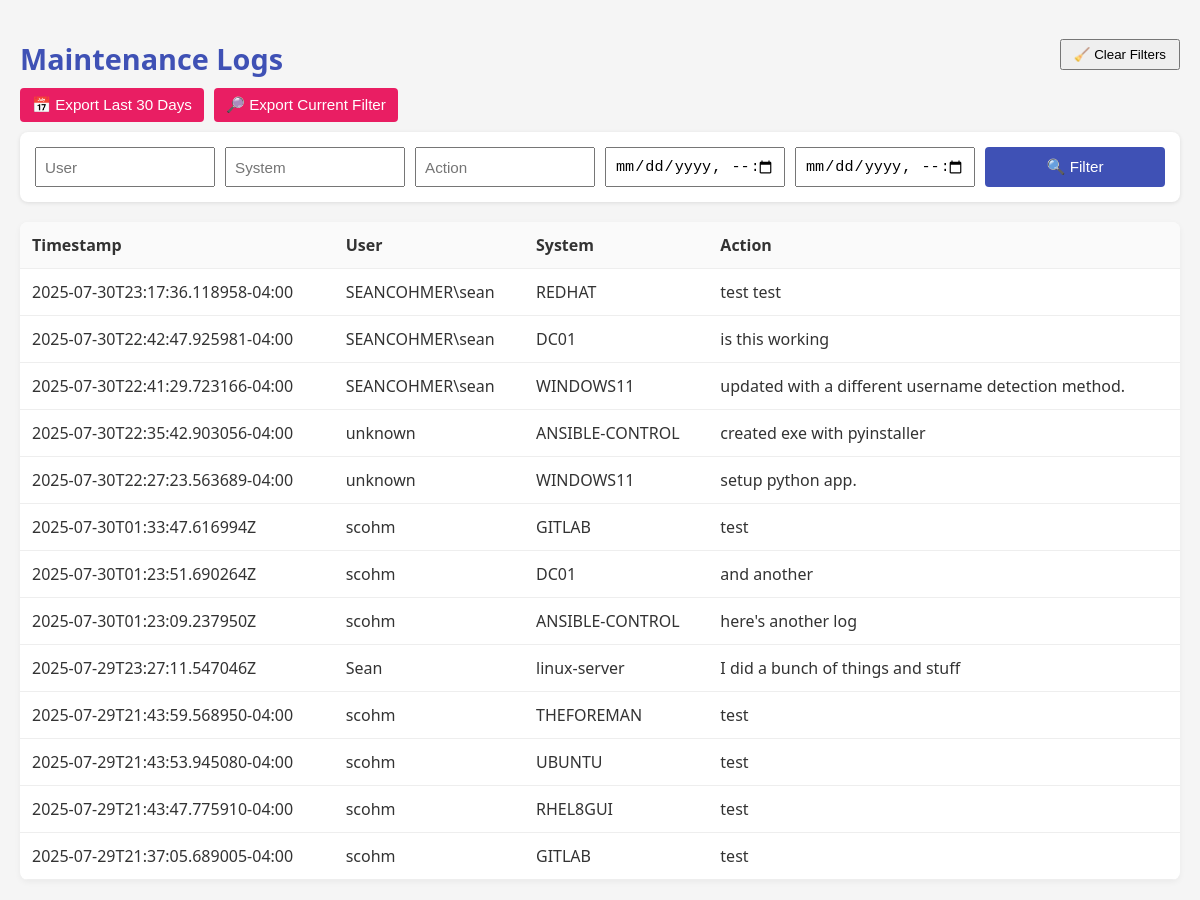
Page /log on the earlier database version.
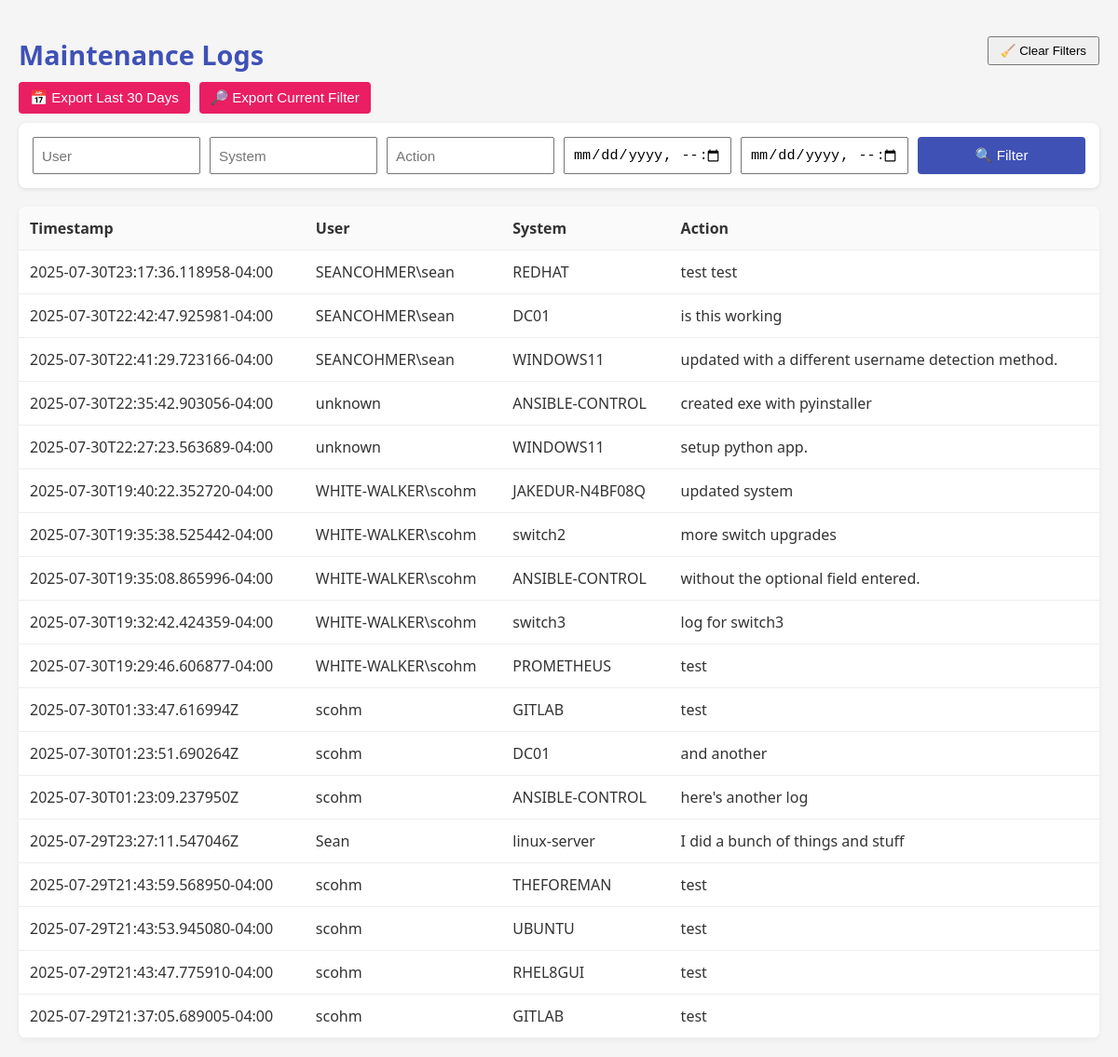
Same page on the later database version.
### tables this page shows
CREATE TABLE logs (
                    id INTEGER PRIMARY KEY AUTOINCREMENT,
                    timestamp TEXT,
                    user TEXT,
                    action TEXT,
                    system TEXT
                );

### main.py (the view)
@app.get("/log", response_class=HTMLResponse)
async def view_logs(request: Request,
                    user: Optional[str] = None,
                    system: Optional[str] = None,
                    action: Optional[str] = None,
                    start_time: Optional[str] = None,
                    end_time: Optional[str] = None):
    logs = get_logs(user, system, start_time, end_time, action)
    return templates.TemplateResponse("logs.html", {
        "request": request,
        "logs": logs,
        "filters": {
            "user": user or "",
            "system": system or "",
            "action": action or "",
            "start_time": start_time or "",
            "end_time": end_time or ""
        }
    })

### templates/logs.html (shortened to what this page needs)
<!DOCTYPE html>
<html lang="en">
<head>
</head>
<body>
<div style="display: flex; justify-content: space-between; align-items: center;">
    <h1>Maintenance Logs</h1>
    <form method="get" action="/log">
        <button type="submit" style="padding: 6px 12px;">🧹 Clear Filters</button>
    </form>
</div>
    <div class="top-controls">
        <div class="export-buttons">
            <form method="get" action="/export/csv">
                <button type="submit">📅 Export Last 30 Days</button>
            </form>
            <form method="get" action="/export/csv">
                <button type="submit">🔎 Export Current Filter</button>
            </form>
        </div>
    </div>
    <div id="filterContainer" class="filter-container">
        <form method="get" class="filter-form">
            <input type="text" name="user" placeholder="User" value="{{ filters.user }}">
            <input type="text" name="system" placeholder="System" value="{{ filters.system }}">
            <input type="text" name="action" placeholder="Action" value="{{ filters.action }}">
            <input type="datetime-local" name="start_time" value="{{ filters.start_time }}">
            <input type="datetime-local" name="end_time" value="{{ filters.end_time }}">
            <button type="submit">🔍 Filter</button>
        </form>
    </div>
    <table>
        <tr>
            <th>Timestamp</th>
            <th>User</th>
            <th>System</th>
            <th>Action</th>
        </tr>
        {% for log in logs %}
        <tr>
            <td>{{ log[0] }}</td>
            <td>{{ log[1] }}</td>
            <td>{{ log[2] }}</td>
            <td>{{ log[3] }}</td>
        </tr>
        {% endfor %}
    </table>
</body>
</html>

### templates/logs.html (style rules this page uses)
:root { --primary: #3f51b5; --accent: #e91e63; --light-gray: #f5f5f5; --dark-gray: #333; }
body { font-family: 'Segoe UI', Tahoma, sans-serif; background-color: var(--light-gray); color: var(--dark-gray); margin: 0; padding: 20px; }
h1 { color: var(--primary); font-size: 1.8rem; margin-bottom: 10px; }
.top-controls { display: flex; justify-content: space-between; align-items: center; flex-wrap: wrap; margin-bottom: 10px; }
.filter-container { display: block; margin-bottom: 20px; }
.filter-form { display: grid; grid-template-columns: repeat(auto-fit, minmax(160px, 1fr)); gap: 10px; background: white; padding: 15px; border-radius: 8px; box-shadow: 0 1px 4px rgba(0, 0, 0, 0.1); }
.filter-form input, .filter-form button { padding: 8px; font-size: 0.95rem; }
.filter-form button { background-color: var(--primary); color: white; border: none; border-radius: 4px; cursor: pointer; }
.export-buttons { display: flex; gap: 10px; flex-wrap: wrap; }
.export-buttons form { display: inline; }
.export-buttons button { background-color: var(--accent); color: white; border: none; padding: 8px 12px; border-radius: 4px; cursor: pointer; font-size: 0.95rem; }
table { width: 100%; border-collapse: collapse; background-color: white; box-shadow: 0 2px 6px rgba(0, 0, 0, 0.05); border-radius: 8px; overflow: hidden; }
th, td { padding: 12px; text-align: left; border-bottom: 1px solid #eee; }
th { background-color: #fafafa; font-weight: bold; }

Differences in the rows shown:
added logs: timestamp "2025-07-30T19:40:22.352720-04:00", user "WHITE-WALKER\\scohm", system "JAKEDUR-N4BF08Q", action "updated system"
added logs: timestamp "2025-07-30T19:35:38.525442-04:00", user "WHITE-WALKER\\scohm", system "switch2", action "more switch upgrades"
added logs: timestamp "2025-07-30T19:35:08.865996-04:00", user "WHITE-WALKER\\scohm", system "ANSIBLE-CONTROL", action "without the optional field entered."
added logs: timestamp "2025-07-30T19:32:42.424359-04:00", user "WHITE-WALKER\\scohm", system "switch3", action "log for switch3"
added logs: timestamp "2025-07-30T19:29:46.606877-04:00", user "WHITE-WALKER\\scohm", system "PROMETHEUS", action "test"
